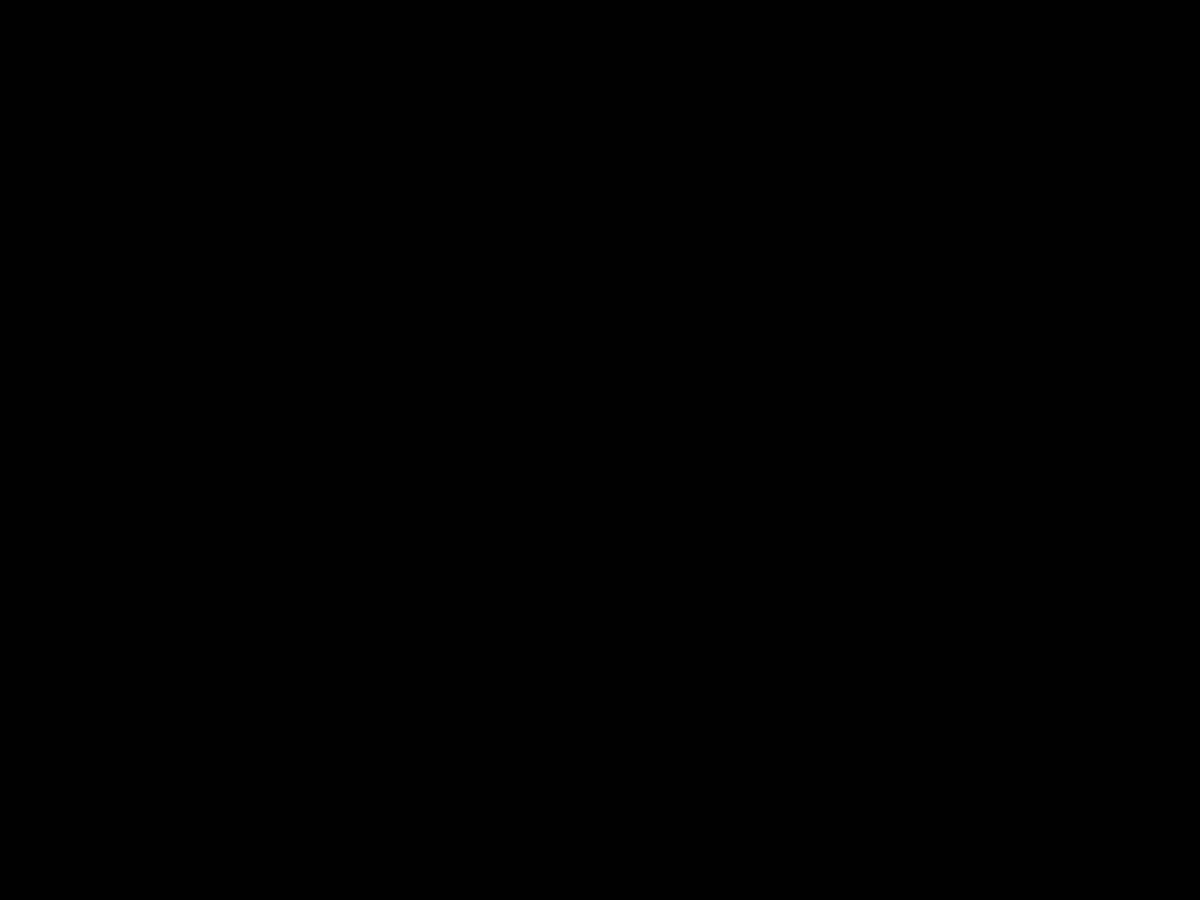
Frame 1 (no input)
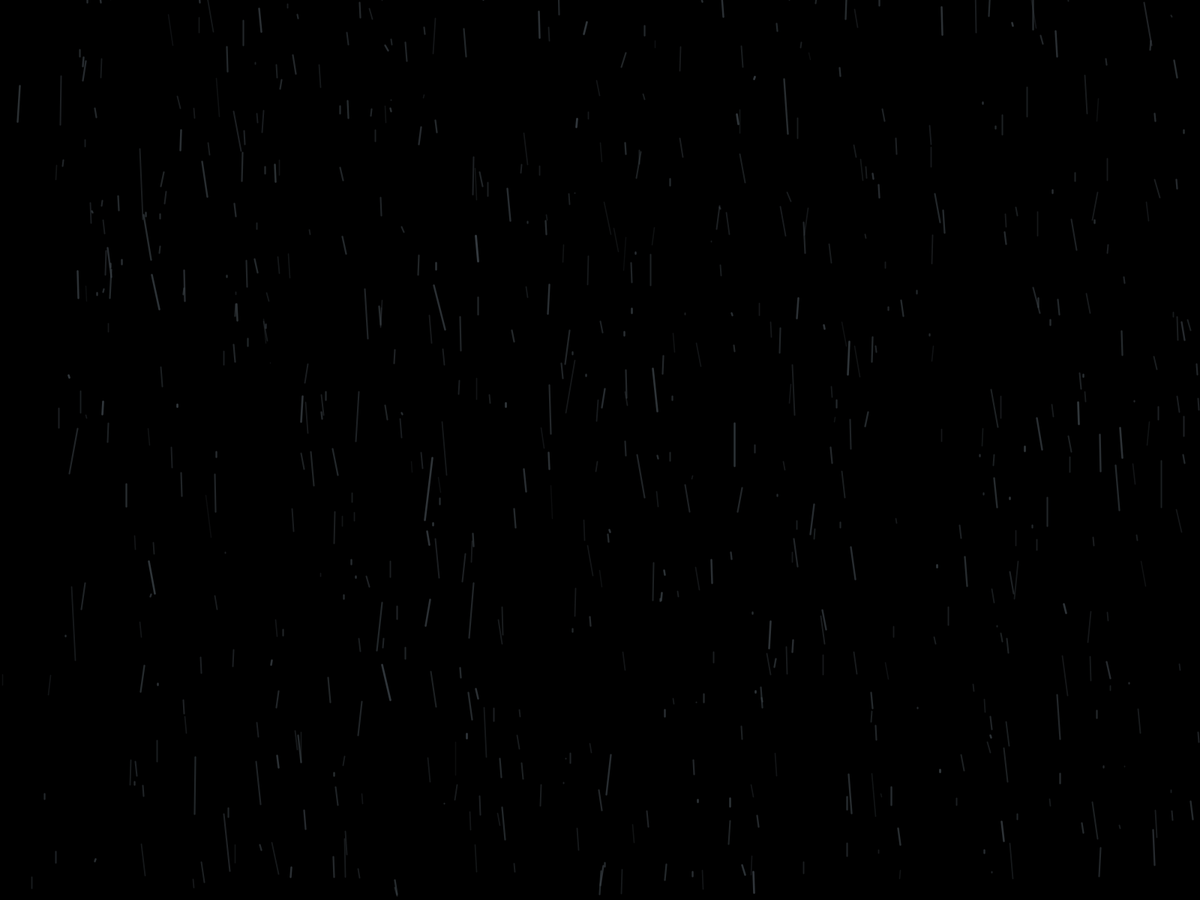
Frame 60 (the mouse pressed at the canvas centre just before this capture)
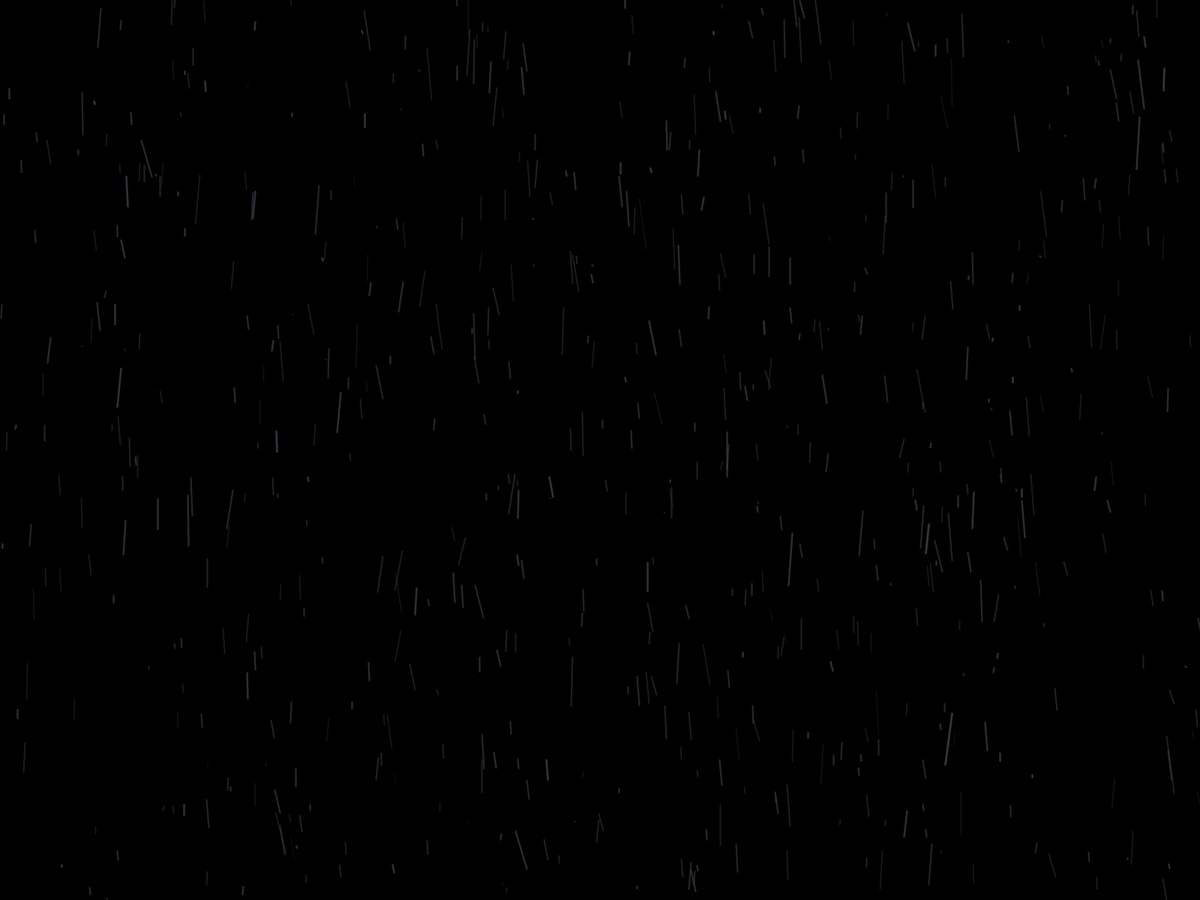
Frame 120 (the mouse held since frame 60 and released just before this capture)

The Processing sketch that drew these frames (run headless with seeded random() and noise(); from frame 60 on, the mouse is pressed at the canvas centre):

// Processing sketch: main
// ── main.pde
Rain rain;

void setup()
{
  surface.setTitle("Rain Fall");
  createRain();

  fullScreen();
  colorMode(HSB, 360, 255, 255);
}

void createRain()
{
  var dropDensity = 39;
  rain = new Rain(dropDensity);
}

void draw()
{
  background(0);

  rain.render();
  rain.animate();
}

// ── Drop.pde
class Drop
{

  private float size;
  private float mass;

  private float angle;
  private PVector direction;

  private PVector start;
  private PVector end;

  private PVector velocity;
  private PVector acceleration;

  /* Constructor definition */
  public Drop(float size, PVector start, float angle)
  {
    this.size = size;
    this.mass = PI * pow(size, 1.2);

    this.angle = angle;
    this.direction = PVector.fromAngle(this.angle);
    this.direction.normalize();
    this.direction.mult(this.size);

    this.start = start;
    this.end = this.start.copy().add(this.direction);

    this.velocity = new PVector();
    this.acceleration = new PVector();
  }

  /* Function definition */
  public float getAngle()
  {
    return this.angle;
  }

  public float getMass()
  {
    return this.mass;
  }

  public boolean hasSplashed()
  {
    return this.end.y > height;
  }

  public void applyForce(PVector force)
  {
    var newForce = PVector.div(force, this.mass);
    this.start.add(newForce);
  }

  public void animate()
  {
    this.velocity.add(this.acceleration);
    this.start.add(this.velocity);
    this.end = this.start.copy().add(this.direction);

    this.acceleration.mult(0);
  }

  public void render()
  {
    var noiseValue = noise(this.mass);
    var alpha = map(noiseValue, 0, 1, 255, 0);
    var weight = map(noiseValue, 0, 1, 3, 1);

    noFill();
    stroke(203, 44, 68, alpha);
    strokeWeight(weight);

    line(this.start.x, this.start.y,
      this.end.x, this.end.y);
  }
}

// ── Forces.pde
class Forces
{

  private float gravityFactor;
  private Drop drop;

  /* Constructor definition */
  public Forces(Drop drop)
  {
    this.gravityFactor = pow(TAU, 2.07);
    this.drop = drop;
  }

  /* Function definition */
  public PVector getGravity()
  {
    var direction = PVector.fromAngle(this.drop.getAngle());
    var strength = this.gravityFactor * this.drop.getMass();

    direction.normalize();
    direction.mult(strength);

    return direction;
  }
}

// ── Rain.pde
class Rain
{

  private ArrayList<Drop> rain;
  private int rainDensity;

  /* Constructor definition */
  public Rain(int rainDensity)
  {
    this.rain = new ArrayList<Drop>();
    this.rainDensity = rainDensity;
  }

  /* Function definition */
  public void animate()
  {
    if (this.rain != null)
    {
      for (var rainDrop : this.rain)
      {
        var forces = new Forces(rainDrop);
        var gravity = forces.getGravity();

        rainDrop.applyForce(gravity);
        rainDrop.animate();
      }
      this.observeRain();

      for (int d = 0; d < this.rainDensity; d++)
        this.addNewDrop();
    }
  }

  private void observeRain()
  {
    for (int d = 0; d < this.rain.size(); d++)
    {
      var drop = this.rain.get(d);
      if (drop.hasSplashed()) this.rain.remove(d);
    }
  }

  private void addNewDrop()
  {
    var randomValue = randomGaussian();
    var size = map(randomValue, 0, 1, 9, 33);

    var posX = random(width);
    var posY = -random(height / 2);
    var start = new PVector(posX, posY);

    var delta = PI;
    var a = 90 - delta;
    var b = 90 + delta;
    randomValue = randomGaussian();
    var theta = map(randomValue, 0, 1, a, b);
    var angle = radians(theta);

    this.rain.add(new Drop(size, start, angle));
  }

  public void render()
  {
    if (this.rain != null)
    {
      for (var rainDrop : this.rain)
        rainDrop.render();
    }
  }
}
